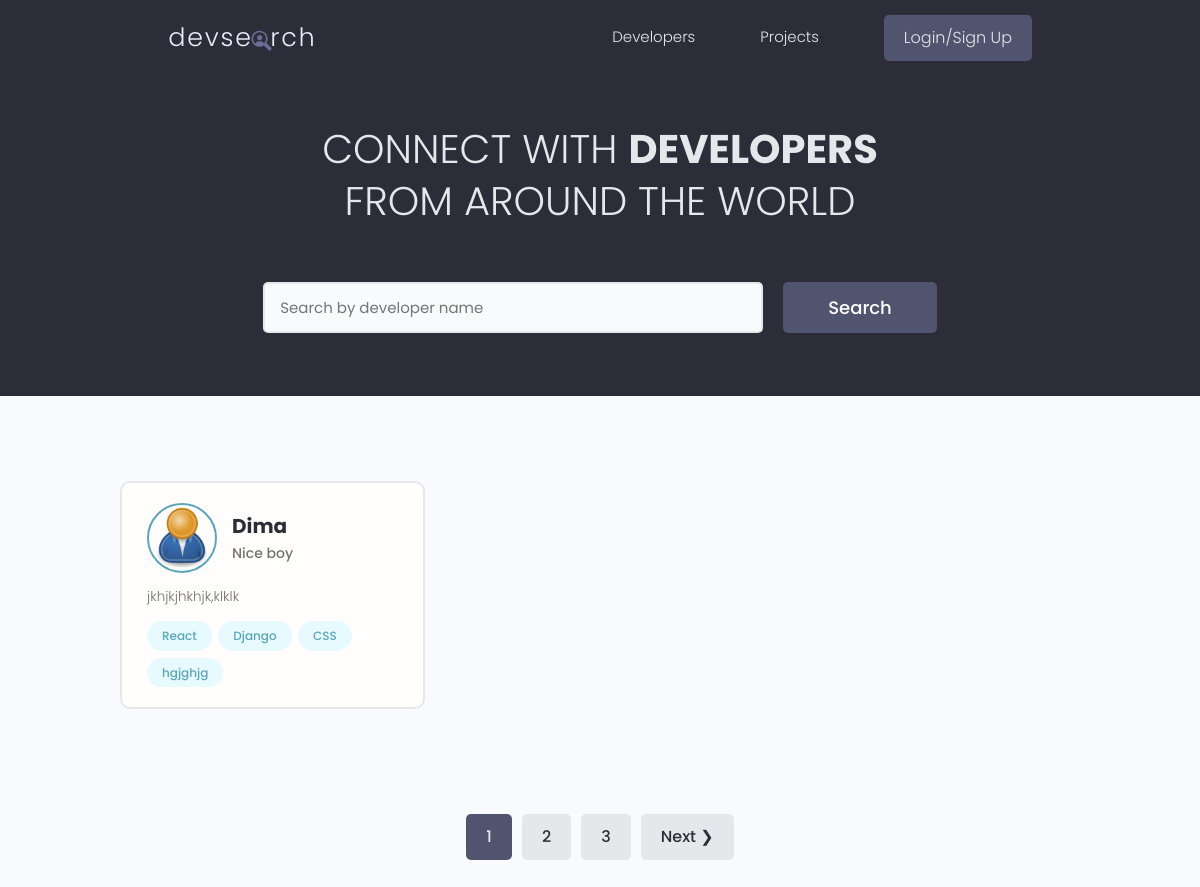
The page / on the database its author committed.
### users/models.py (models this page shows, shortened)
class Profile(models.Model):
    user = models.OneToOneField(User, on_delete=models.CASCADE, null=True, blank=True)
    name = models.CharField(max_length=200, blank=True, null=True)
    email = models.EmailField(max_length=500, blank=True, null=True)
    username = models.CharField(max_length=200, blank=True, null=True)
    location = models.CharField(max_length=200, blank=True, null=True)
    short_intro = models.CharField(max_length=200, blank=True, null=True)
    bio = models.TextField(blank=True, null=True)
    profile_image = models.ImageField(null=True, blank=True, upload_to='profiles/', default='profiles/user-default.png')
    social_github = models.CharField(max_length=200, blank=True, null=True)
    social_twitter = models.CharField(max_length=200, blank=True, null=True)
    social_linkedin = models.CharField(max_length=200, blank=True, null=True)
    social_youtube = models.CharField(max_length=200, blank=True, null=True)
    social_website = models.CharField(max_length=200, blank=True, null=True)
    created = models.DateTimeField(auto_now_add=True)
    id = models.UUIDField(default=uuid.uuid4, unique=True, primary_key=True, editable=False)
    class Meta:
        ordering = ['created']
    @property
    def imageurl(self):
        try:
            url = self.profile_image.url
        except:
            url = ''
        return url

class Skill(models.Model):
    owner = models.ForeignKey(Profile, on_delete=models.CASCADE, null=True, blank=True)
    name = models.CharField(max_length=200, blank=True, null=True)
    description = models.TextField(blank=True, null=True)
    created = models.DateTimeField(auto_now_add=True)
    id = models.UUIDField(default=uuid.uuid4, unique=True, primary_key=True, editable=False)
    def __str__(self):
        return str(self.name)

### users/views.py (the view)
# urls.py: path('', views.profiles, name='profiles'),
def profiles(request):
    profiles, search_query = searchprofiles(request)
    custom_range, profiles = paginateprofiles(request, profiles, 1)
    context = {'profiles': profiles, 'search_query': search_query, 'custom_range': custom_range}
    return render(request, 'users/profiles.html', context, )

### users/utils.py (called while the page is built)
def paginateprofiles(request, profiles, results):
    page = (request.GET.get('page'))
    paginator = Paginator(profiles, results)
    try:
        profiles = paginator.page(page)
    except PageNotAnInteger:
        page = 1
        profiles = paginator.page(page)
    except EmptyPage:
        page = paginator.num_pages
        profiles = paginator.page(page)
    leftindex = (int(page) - 4)
    if leftindex < 1:
        leftindex = 1
    rightindex = (int(page) + 5)
    if rightindex > paginator.num_pages:
        rightindex = paginator.num_pages + 1
    custom_range = range(leftindex, rightindex)
    return custom_range, profiles

def searchprofiles(request):
    search_query = ''
    if request.GET.get('search_query'):
        search_query = request.GET['search_query']
    skills = Skill.objects.filter(name__icontains=search_query)
    profiles = Profile.objects.distinct().filter(
        Q(name__icontains=search_query) |
        Q(short_intro__icontains=search_query) |
        Q(skill__in=skills)
        )
    return profiles, search_query

### users/templates/users/profiles.html (shortened to what this page needs)
{% extends 'main.html' %}
{% block content %}
<main class="home">
    <section class="hero-section text-center">
      <div class="container container--narrow">
        <div class="hero-section__box">
          <h2>CONNECT WITH <span>DEVELOPERS</span></h2>
          <h2>FROM AROUND THE WORLD</h2>
        </div>
        <div class="hero-section__search">
          <form id="searchform" class="form" action="{% url 'profiles' %}" method="get">
            <div class="form__field">
              <input class="input input--text" id="formInput#search" type="text" name="search_query"
                value="{{ search_query }}" placeholder="Search by developer name" />
            </div>
            <input class="btn btn--sub btn--lg" type="submit" value="Search" />
          </form>
        </div>
      </div>
    </section>
    <section class="devlist">
      <div class="container">
        <div class="grid grid--three">
          {% for profile in profiles %}
          <div class="column card">
            <div class="dev">
              <a href="{% url 'user-profile' profile.id %}" class="card__body">
                <div class="dev__profile">
                  <img class="avatar avatar--md" src="{{ profile.imageurl }}" alt="image" />
                  <div class="dev__meta">
                    <h3>{{ profile.name }}</h3>
                    <h5>{{ profile.short_intro|slice:"60" }}</h5>
                  </div>
                </div>
                <p class="dev__info">
                  {{ profile.bio|slice:"150"}}
                </p>
                <div class="dev__skills">
                  {% for skill in profile.skill_set.all|slice:"5" %}
                  <span class="tag tag--pill tag--main">
                    <small>{{ skill }}</small>
                  </span>
                  {% endfor %}
                </div>
              </a>
            </div>
          </div>
          {% endfor %}
        </div>
      </div>
    </section>
    {% include 'pagination.html' with queryset=profiles custom_range=custom_range %}
  </main>
{% endblock %}

### static/styles/app.css (style rules this page uses)
:root { --color-sub: #2d2d39; }
.btn--sub { background-color: var(--color-sub-light); }
.card { border: 2px solid var(--color-light); }
img { width: 100%; }
.hero-section { height: 40vh; display: flex; align-items: center; background-color: var(--color-sub); }
.hero-section__box { margin-bottom: 4rem; }
.hero-section__box > h2, .hero-section__box > h2 > span { font-size: 4rem; color: var(--color-light); line-height: 1.3; text-transform: uppercase; }
.hero-section__box > h2 { font-weight: 300; }
.hero-section__box > h2 > span { font-weight: 700; }
.hero-section__search > .form { display: flex; align-items: center; justify-content: center; gap: 2rem; }
.hero-section__search > .form input.input--text { width: 50rem; }
.devlist { margin-top: 8rem; }
.devlist .grid { align-items: stretch; }
.devlist .dev .dev__profile { display: flex; align-items: center; gap: 1.5rem; }
.devlist .dev .dev__meta h3 { color: var(--color-sub); font-size: 2rem; font-weight: 700; }
.devlist .dev .dev__meta h5 { color: var(--color-text); font-size: 1.4rem; font-weight: 500; }
.devlist .dev .dev__info { margin: 1.5rem 0; font-size: 1.35rem; line-height: 1.4; text-align: justify; }

### static/uikit/styles/modules/_variables.css (style rules this page uses)
:root { --color-main: #5aa5b9; --color-main-light: #e6faff; --color-sub: #3f4156; --color-sub-light: #51546e; --color-sub-lighter: #ededfd; --color-text: #737373; --color-gray: #8b8b8b; --color-light: #e5e7eb; --color-light-gray: #767676; --color-bg: #f8fafd; --color-white: #fffefd; --color-white-light: #f3f3f3; --color-success: #359e64; --color-success-bg: #def8e8; --color-error: #fc4b0b; --color-error-bg: #fff2ee; --font-base: 'Poppins', arial, helvetica, 'Segoe UI', roboto, ubuntu, sans-serif; --font-monospace: 'Fira Code', 'Courier New', courier, monospace; --font-regular: 300; --font-medium: 500; --font-bold: 700; --generic-shadow: 1px 1px 5px #00000010; --generic-transition: all 0.3s ease-in-out; }

### static/uikit/styles/modules/_base.css (style rules this page uses)
* { margin: 0; padding: 0; box-sizing: border-box; text-rendering: optimizeLegibility; color: inherit; font-size: inherit; }
html { font-size: 50%; }
@media only screen and (min-width: 480px) { html { font-size: 56.25%; } }
@media only screen and (min-width: 1200px) { html { font-size: 62.5%; } }
body { line-height: 1.6; font-weight: 400; font-size: 1.5rem; color: var(--color-text); background-color: var(--color-bg); min-height: 100vh; }

### static/uikit/styles/modules/_typography.css (style rules this page uses)
* { font-family: var(--font-base); }
h2 { font-size: 3.6rem; font-weight: var(--font-bold); }
h3 { font-size: 3.2rem; font-weight: var(--font-medium); }
h5 { font-size: 2.4rem; font-weight: var(--font-medium); }
h5, h6 { font-weight: var(--font-regular); }
p, span, strong { font-size: 1.6rem; color: var(--color-text); font-weight: var(--font-regular); }
a { padding-bottom: 2px; text-decoration: none; display: inline-block; color: var(--color-main); font-weight: var(--font-medium); }

### static/uikit/styles/modules/_utilities.css (style rules this page uses)
.container { width: 92%; max-width: 165rem; margin: 0 auto; box-sizing: border-box; }
.container--narrow { width: 92%; max-width: 120rem; }
@media screen and (min-width: 1000px) { .container { width: 90%; } }
@media screen and (min-width: 1000px) { .container--narrow { width: 85%; } }
@media screen and (min-width: 1200px) { .container { width: 80%; } }
@media screen and (min-width: 1200px) { .container--narrow { width: 72%; } }
.text-center { text-align: center; }

### static/uikit/styles/modules/_avatar.css (style rules this page uses)
.avatar { border-radius: 50%; border: 2px solid var(--color-main); object-fit: cover; }
.avatar--md { height: 7rem; width: 7rem; }

### static/uikit/styles/modules/_button.css (style rules this page uses)
.btn { display: inline-block; position: relative; cursor: pointer; background-color: var(--color-light); font-weight: var(--font-medium); color: var(--color-sub); text-decoration: none; padding: 1rem 2rem; border-radius: 0.5rem; border: none; width: -webkit-fit-content; width: -moz-fit-content; width: fit-content; height: -webkit-fit-content; height: -moz-fit-content; height: fit-content; font-size: 1.6rem; outline-width: 0; outline-color: transparent; -webkit-backface-visibility: hidden; backface-visibility: hidden; transition: all 0.3s ease-in-out; }
.btn--sub { background-color: var(--color-sub); color: var(--color-white); }
.btn--lg { font-size: 1.8rem; padding: 1.2rem 4.5rem; }

### static/uikit/styles/modules/_card.css (style rules this page uses)
.card { border-radius: 1rem; background-color: var(--color-white); border: 1.5px solid var(--color-light); width: auto; height: auto; margin-top: 0.5rem; margin-bottom: 0.5rem; overflow: hidden; }
.card__body, .card__header { padding: 2rem 2.5rem; }

### rows shown on the page
Profile: imageurl (placeholder picture), name "Dima", short_intro "Nice boy", bio "jkhjkjhkhjk,klklk"
Skill: name "React"
Skill: name "Django"
Skill: name "CSS"
Skill: name "hgjghjg"

### other values the page prints
{{ page }} "1"
{{ page }} "2" "3"
